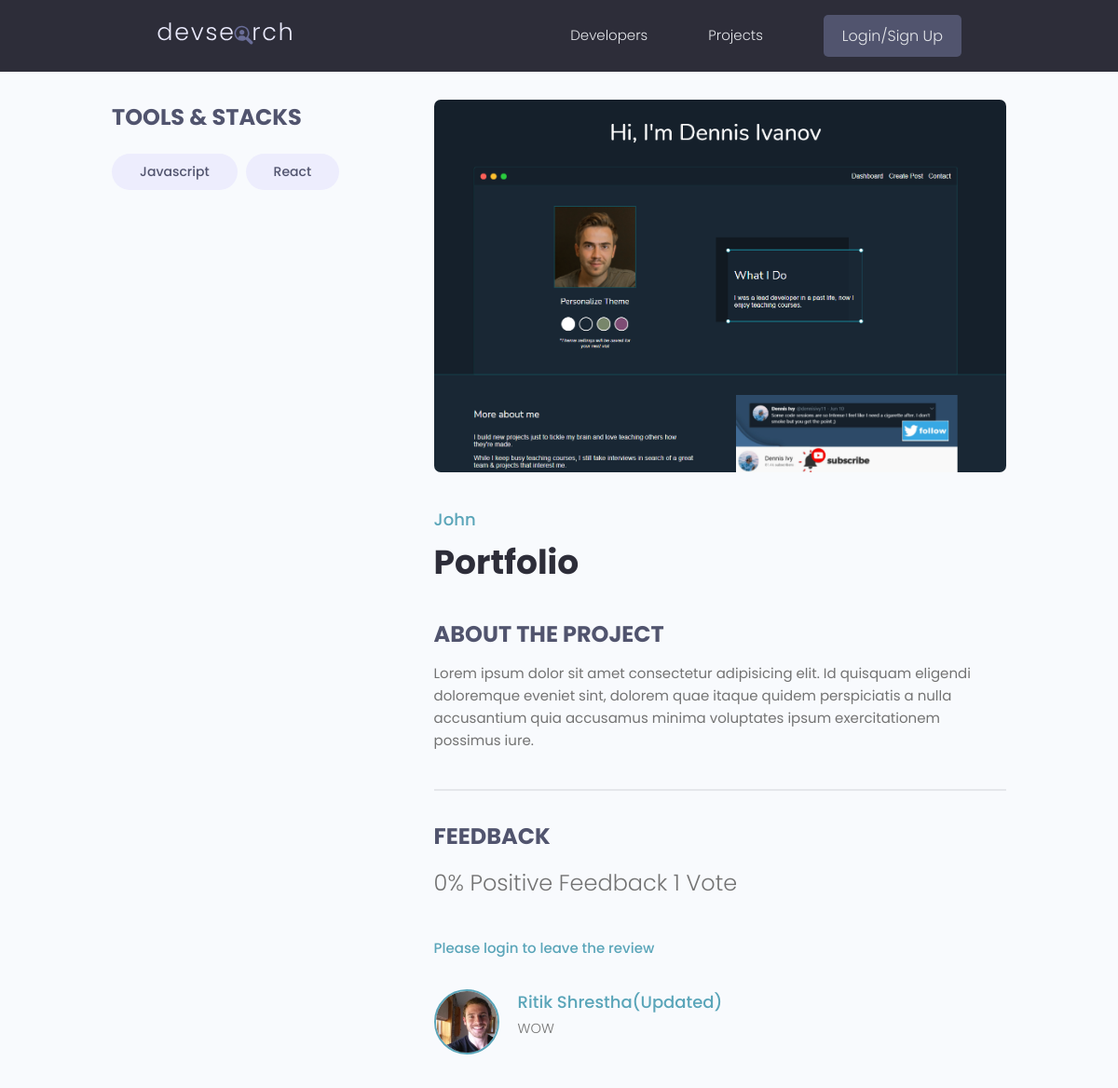
/projects/projects/0c0d5017-5df1-400c-93d6-a7c68ed1ec4a/, run on the app's committed database.
### projects/models.py (models this page shows, shortened)
class Tag(models.Model):
    name = models.CharField(max_length=200)
    created = models.DateTimeField(auto_now_add=True)
    id = models.UUIDField(default=uuid.uuid4, unique=True,
                          primary_key=True, editable=False)
    def __str__(self):
        return self.name

class Project(models.Model):
    owner = models.ForeignKey(
        Profile, on_delete=models.CASCADE, null=True, blank=True)
    title = models.CharField(max_length=200)
    description = models.TextField(null=True, blank=True)
    featured_image = models.ImageField(
        null=True, blank=True, default='default.jpg')
    demo_link = models.CharField(max_length=2000, null=True, blank=True)
    source_link = models.CharField(max_length=2000, null=True, blank=True)
    tags = models.ManyToManyField('Tag', blank=True)
    votes_total = models.IntegerField(default=0, null=True, blank=True)
    votes_ratio = models.IntegerField(default=0, null=True, blank=True)
    created = models.DateTimeField(auto_now_add=True)
    id = models.UUIDField(default=uuid.uuid4, unique=True,
                          primary_key=True, editable=False)
    class Meta:
        ordering = ['-votes_ratio','-votes_total','title']
    @property
    def imageURL(self):
        try:
            url=self.featured_image.url
        except:
            url=""
        return url
    @property
    def reviewers(self):
        query_set=self.review_set.all().values_list('owner__id',flat=True)
        return query_set

class Review(models.Model):
    VOTE_TYPE = (('up', 'Up Vote'), ('down', 'Down Vote'))
    owner = models.ForeignKey(
        Profile, on_delete=models.CASCADE, null=True)
    project = models.ForeignKey(Project, on_delete=models.CASCADE)
    body = models.TextField(null=True, blank=True)
    value = models.CharField(max_length=200, choices=VOTE_TYPE)
    id = models.UUIDField(default=uuid.uuid4, unique=True,
                          primary_key=True, editable=False)
    class Meta:
        unique_together=[['owner','project']]

### users/models.py (models this page shows, shortened)
class Profile(models.Model):
    user = models.OneToOneField(
        User, on_delete=models.CASCADE, null=True, blank=True)
    name = models.CharField(max_length=200, null=True, blank=True)
    location = models.CharField(max_length=200, null=True, blank=True)
    username = models.CharField(max_length=200, null=True, blank=True)
    email = models.EmailField(max_length=200, null=True, blank=True)
    short_intro = models.CharField(max_length=200, null=True, blank=True)
    bio = models.TextField(null=True, blank=True)
    profileImage = models.ImageField(
        null=True, blank=True, upload_to='profiles/', default='profiles/user-default.png')
    social_github = models.CharField(max_length=200, null=True, blank=True)
    social_twitter = models.CharField(max_length=200, null=True, blank=True)
    social_linkedin = models.CharField(max_length=200, null=True, blank=True)
    social_website = models.CharField(max_length=200, null=True, blank=True)
    social_youtube = models.CharField(max_length=200, null=True, blank=True)
    created = models.DateTimeField(auto_now_add=True)
    id = models.UUIDField(default=uuid.uuid4, unique=True,
                          primary_key=True, editable=False)
    class Meta:
        ordering=['created']
    @property
    def imageURL(self):
        try:
            url=self.profileImage.url
        except:
            url=""
        return url

### projects/views.py (the view, shortened to what this page needs)
# urls.py: path('projects/<str:pk>/', views.project, name="project"),
def project(request, pk):
    projectObj = Project.objects.get(id=pk)
    form=ReviewForm()
    return render(request, 'projects/project.html', {'project': projectObj,'form':form})

### projects/templates/projects/project.html (shortened to what this page needs)
{% extends 'main.html'%} {% block content%}
 <main class="singleProject my-md">
    <div class="container">
      <div class="layout">
        <div class="column column--1of3">
          <h3 class="singleProject__subtitle">Tools & Stacks</h3>
          <div class="singleProject__toolStack">
{% for tag in project.tags.all %}
            <span class="tag tag--pill tag--sub tag--lg">
              <small>{{tag}}</small>
            </span>
{% endfor %}
          </div>
        </div>
        <div class="column column--2of3">
          <img class="singleProject__preview" src="{{project.imageURL}}" alt="portfolio thumbnail" />
          <a href="{% url 'user-profile' project.owner.id %}" class="singleProject__developer">{{project.owner.name}}</a>
          <h2 class="singleProject__title">{{project.title}}</h2>
          <h3 class="singleProject__subtitle">About the Project</h3>
          <div class="singleProject__info">
            {{project.description}}
          </div>
          <div class="comments">
            <h3 class="singleProject__subtitle">Feedback</h3>
            <h5 class="project--rating">
                {{project.votes_ratio}}% Positive Feedback {{project.votes_total}} Vote{{project.votes_total|pluralize:"s"}}
            </h5>
{% if request.user.profile.id in project.reviewers %}
<p>You have already submitted your review</p>
{%elif request.user.profile == project.owner%}
<p>You cannot review your project</p>
            {%else%}
            <a href="{% url 'login' %}?next={{request.path}}">Please login to leave the review</a>
            {%endif%}
            <div class="commentList">
              {% for review in project.review_set.all%}
              {% if review.body %}
              <div class="comment">
                <a href="{% url 'user-profile' review.owner.id %}">
                  <img class="avatar avatar--md"
                    src="{{review.owner.imageURL}}" alt="user" />
                </a>
                <div class="comment__details">
                  <a href="{% url 'user-profile' review.owner.id %}" class="comment__author">{{review.owner.name}}</a>
                  <p class="comment__info">
                   {{review.body|linebreaksbr}}
                  </p>
                </div>
              </div>
              {%endif%}
              {%endfor%}
            </div>
          </div>
        </div>
      </div>
    </div>
  </main>
{% endblock content%}

### static/styles/app.css (style rules this page uses)
:root { --color-sub: #2d2d39; }
img { width: 100%; }
.singleProject .column--1of3 { order: 2; }
@media screen and (min-width: 1081px) { .singleProject .column--1of3 { order: 1; } }
@media screen and (min-width: 1081px) { .singleProject .column--2of3 { order: 2; } }
.singleProject__toolStack { margin-top: 2rem; margin-bottom: 4rem; }
.singleProject__preview { height: 50vh; object-fit: cover; object-position: top center; margin-bottom: 3rem; border-radius: 0.7rem; }
.singleProject__developer { font-size: 1.8rem; font-weight: 500; }
.singleProject__title { font-size: 3.6rem; font-weight: 700; color: var(--color-sub); margin-bottom: 3rem; }
.project--rating { margin-bottom: 1.6em; margin-top: 0.5em; }
.singleProject__subtitle { text-transform: uppercase; font-size: 2.4rem; font-weight: 700; color: var(--color-sub-light); margin-bottom: 1rem; }
.comments { margin-top: 4rem; padding-top: 3rem; border-top: 2px solid var(--color-light); }
.commentList { margin: 3rem 0; }
.comment { display: flex; gap: 2rem; }
.comment__author { font-size: 1.8rem; }
.comment__info { font-size: 1.45rem; }

### static/uikit/styles/modules/_variables.css (style rules this page uses)
:root { --color-main: #5aa5b9; --color-main-light: #e6faff; --color-sub: #3f4156; --color-sub-light: #51546e; --color-sub-lighter: #ededfd; --color-text: #737373; --color-gray: #8b8b8b; --color-light: #e5e7eb; --color-light-gray: #767676; --color-bg: #f8fafd; --color-white: #fffefd; --color-white-light: #f3f3f3; --color-success: #359e64; --color-success-bg: #def8e8; --color-error: #fc4b0b; --color-error-bg: #fff2ee; --font-base: 'Poppins', arial, helvetica, 'Segoe UI', roboto, ubuntu, sans-serif; --font-monospace: 'Fira Code', 'Courier New', courier, monospace; --font-regular: 300; --font-medium: 500; --font-bold: 700; --generic-shadow: 1px 1px 5px #00000010; --generic-transition: all 0.3s ease-in-out; }

### static/uikit/styles/modules/_base.css (style rules this page uses)
* { margin: 0; padding: 0; box-sizing: border-box; text-rendering: optimizeLegibility; color: inherit; font-size: inherit; }
html { font-size: 50%; }
@media only screen and (min-width: 480px) { html { font-size: 56.25%; } }
@media only screen and (min-width: 1200px) { html { font-size: 62.5%; } }
body { line-height: 1.6; font-weight: 400; font-size: 1.5rem; color: var(--color-text); background-color: var(--color-bg); min-height: 100vh; }

### static/uikit/styles/modules/_typography.css (style rules this page uses)
* { font-family: var(--font-base); }
h2 { font-size: 3.6rem; font-weight: var(--font-bold); }
h3 { font-size: 3.2rem; font-weight: var(--font-medium); }
h5 { font-size: 2.4rem; font-weight: var(--font-medium); }
h5, h6 { font-weight: var(--font-regular); }
p, span, strong { font-size: 1.6rem; color: var(--color-text); font-weight: var(--font-regular); }
a { padding-bottom: 2px; text-decoration: none; display: inline-block; color: var(--color-main); font-weight: var(--font-medium); }

### static/uikit/styles/modules/_utilities.css (style rules this page uses)
.container { width: 92%; max-width: 165rem; margin: 0 auto; box-sizing: border-box; }
@media screen and (min-width: 1000px) { .container { width: 90%; } }
@media screen and (min-width: 1200px) { .container { width: 80%; } }
.my-md { margin: 3rem auto; }

### static/uikit/styles/modules/_avatar.css (style rules this page uses)
.avatar { border-radius: 50%; border: 2px solid var(--color-main); object-fit: cover; }
.avatar--md { height: 7rem; width: 7rem; }

### static/uikit/styles/modules/_tag.css (style rules this page uses)
.tag { display: inline-flex; align-items: center; background-color: var(--color-sub); height: -webkit-fit-content; height: -moz-fit-content; height: fit-content; width: -webkit-fit-content; width: -moz-fit-content; width: fit-content; border-radius: 0.5rem; padding: 0.5rem 1.5rem; font-size: 1.2rem; cursor: pointer; }
.tag:not(:last-child) { margin-right: 0.25rem; margin-bottom: 0.75rem; }
.tag > small { color: var(--color-white); }
.tag--pill { border-radius: 5rem; }
.tag--sub, .tag--sub > small { background: var(--color-sub-lighter); color: var(--color-sub-light); font-weight: 500; }
.tag--lg { padding: 0.8rem 3rem; font-size: 1.4rem; }
.tag--lg:not(:last-child) { margin-right: 0.5rem; margin-bottom: 1rem; }

### static/uikit/styles/modules/_layout.css (style rules this page uses)
.layout { display: flex; flex-flow: row wrap; justify-content: space-between; }
.layout > .column { margin-bottom: 3rem; }
.layout > .column.column--1of3 { flex-basis: 30%; }
.layout > .column.column--2of3 { flex-basis: 64%; }

### data on the page
Tag: name "Javascript"
Tag: name "React"
Project: imageURL (picture), owner.name "John", title "Portfolio", description "Lorem ipsum dolor sit amet consectetur adipisicing elit. Id quisquam eligendi doloremque eveniet sint, dolorem quae itaque quidem perspiciatis a nulla accusantium quia accusamus minima voluptates ipsum exercitationem possimus iure.", votes_ratio "0", votes_total "1"
Review: owner.imageURL (picture), owner.name "Ritik Shrestha(Updated)", body "WOW"
